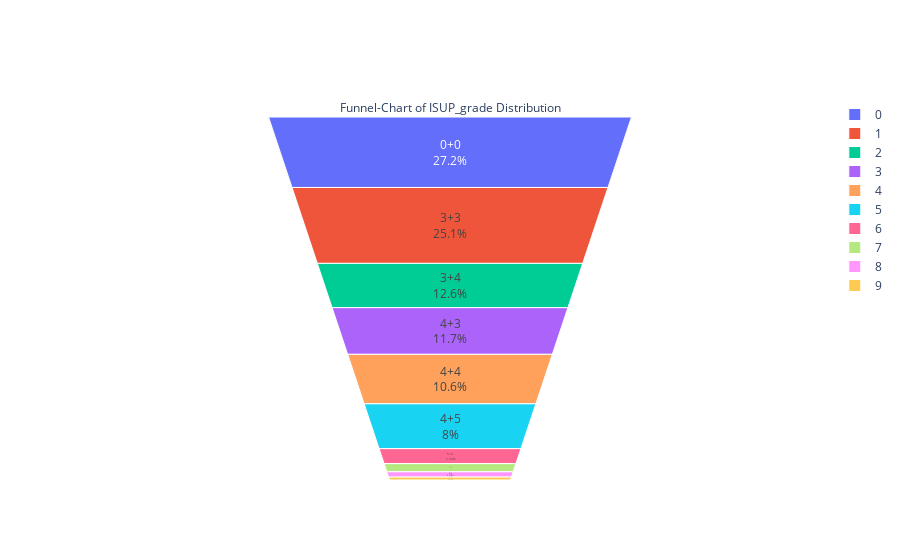

The cell this chart's notebook holds for it:
### Code cell
fig = go.Figure(go.Funnelarea(
    text =temp.gleason_score,
    values = temp.image_id,
    title = {"position": "top center", "text": "Funnel-Chart of ISUP_grade Distribution"}
    ))
fig.show()

### Figure 1 — Plotly figure (JSON) as saved in the notebook; plotly's stock layout.template omitted (floating-point values rounded to 4 significant figures)
{"data": [{"text": ["0+0", "3+3", "3+4", "4+3", "4+4", "4+5", "5+4", "5+5", "3+5", "5+3"], "title": {"position": "top center", "text": "Funnel-Chart of ISUP_grade Distribution"}, "type": "funnelarea", "values": [2892, 2666, 1342, 1242, 1126, 849, 248, 127, 80, 43]}], "layout": {}}
